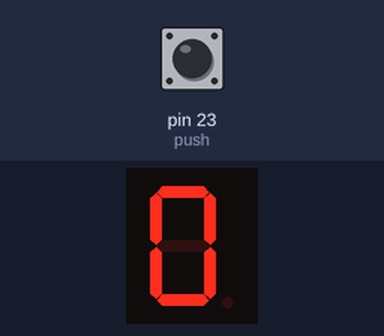
This sketch was run on a simulated Arduino Mega 2560, built with avr-gcc and run on an emulated ATmega2560. Parts: 1-digit seven-segment display. Wiring (inferred from the names in the program): 1-digit 7-segment display, segments lit when HIGH: segments pin 22, pin 21, pin 19, pin 18, pin 17, pin 16, pin 15. Inputs (shaded band) come from the test bench; at power-on: pin 23 (push) HIGH. The segment pins are drawn as the display they are named for.

Above: at 1.2 s.
1.3 s: pin 23 (push) pulled LOW for 0.15 s
At 1.8 s:
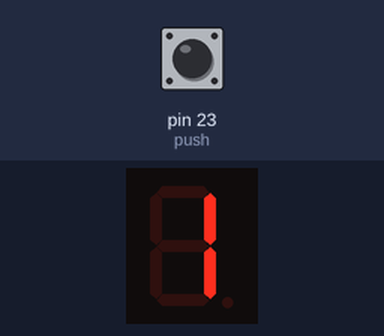
2.9 s: pin 23 (push) pulled LOW for 1 s
At 4.3 s:
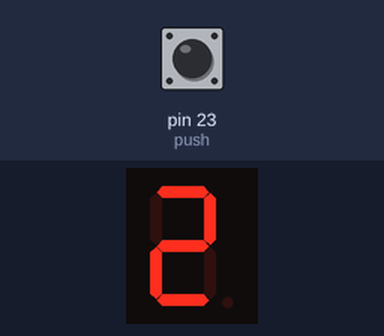
5.4 s: pin 23 (push) pulled LOW for 0.15 s
At 6.2 s:
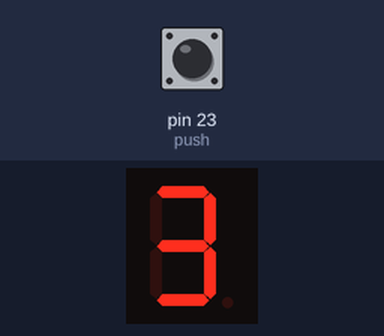
7.0 s: pin 23 (push) pulled LOW for 1 s
At 8.6 s:
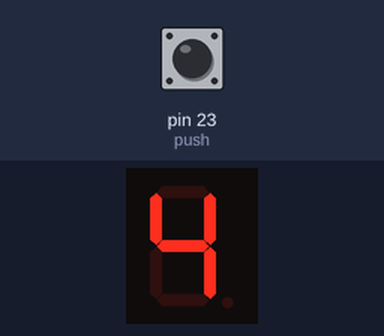
Timing chart, 0 to 10.1 s (numbered marks = the images above; inputs shaded):
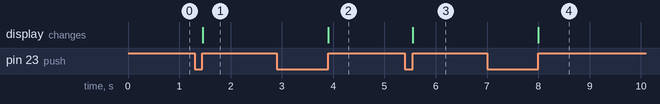

The sketch:

sketch_jul04a_IR_and_7_segment_.ino
```cpp
#define a 22
#define b 21
#define c 19
#define d 18
#define e 17
#define f 16
#define g 15
#define push 23
void setup() {
  // put your setup code here,
  pinMode(a, OUTPUT);
  pinMode(b, OUTPUT);
  pinMode(c, OUTPUT);
  pinMode(d, OUTPUT);
  pinMode(e, OUTPUT);
  pinMode(f, OUTPUT);
  pinMode(g, OUTPUT);
}
  int  pushData =0;
  int i=0;

void loop() {
  // put your main code here, to run repeatedly:
  pushData = digitalRead(push);

  if (pushData == 0){
    while(pushData == 0){
      pushData =digitalRead(push);
     delay(2);
    }
    i=i+1;

   }
  if ( i == 0){
    digitalWrite(a,1);
    digitalWrite(b,1);
    digitalWrite(c,1);
    digitalWrite(d,1);
    digitalWrite(e,1);
    digitalWrite(f,1);
    digitalWrite(g,0);
  }
  else if(i==1){
 digitalWrite(a,0);
 digitalWrite(b,1);
  digitalWrite(c,1);
  digitalWrite(d,0);
 digitalWrite(e,0);
 digitalWrite(f,0);
  digitalWrite(g,0);
  }
  else if(i==2){
 digitalWrite(a,1);
 digitalWrite(b,1);
  digitalWrite(c,0);
  digitalWrite(d,1);
 digitalWrite(e,1);
 digitalWrite(f,0);
  digitalWrite(g,1);
  }
  else if(i==3){
   digitalWrite(a,1);
 digitalWrite(b,1);
  digitalWrite(c,1);
  digitalWrite(d,1);
 digitalWrite(e,0);
 digitalWrite(f,0);
  digitalWrite(g,1);
  }
  else if(i==4){
    digitalWrite(a,0);
 digitalWrite(b,1);
  digitalWrite(c,1);
  digitalWrite(d,0);
 digitalWrite(e,0);
 digitalWrite(f,1);
  digitalWrite(g,1);
  }
  else if(i==5){
   digitalWrite(a,1);
 digitalWrite(b,0);
  digitalWrite(c,1);
  digitalWrite(d,1);
 digitalWrite(e,0);
 digitalWrite(f,1);
  digitalWrite(g,1);
  }
  else if(i==6){
   digitalWrite(a,1);
 digitalWrite(b,0);
  digitalWrite(c,1);
  digitalWrite(d,1);
 digitalWrite(e,1);
 digitalWrite(f,1);
  digitalWrite(g,1);
  }
  else if(i==7){
   digitalWrite(a,1);
 digitalWrite(b,1);
  digitalWrite(c,1);
  digitalWrite(d,0);
 digitalWrite(e,0);
 digitalWrite(f,0);
  digitalWrite(g,0);
  }
  else if(i==8){
    digitalWrite(a,1);
 digitalWrite(b,1);
  digitalWrite(c,1);
  digitalWrite(d,1);
 digitalWrite(e,1);
 digitalWrite(f,1);
  digitalWrite(g,1);
  }
   else if(i==9){
    digitalWrite(a,1);
 digitalWrite(b,1);
  digitalWrite(c,1);
  digitalWrite(d,1);
 digitalWrite(e,0);
 digitalWrite(f,1);
  digitalWrite(g,1);
   }
   else if(i == 10){
    i =0;
   }
   }
```

Measured:
- after the input at 1.3 s, the display: changes after 0.15 s (image 1)
- after the input at 2.9 s, the display: changes after 1.0 s (image 2)
- after the input at 5.4 s, the display: changes after 0.15 s (image 3)
- after the input at 7.0 s, the display: changes after 1.0 s (image 4)
